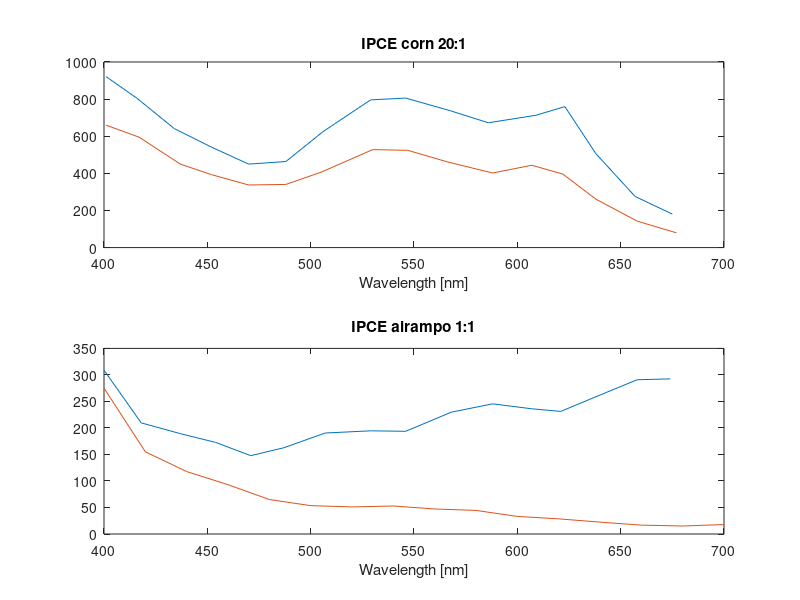

The MATLAB script that drew this image:
clear
close all

%ipce = 1240 j/(Pin*lambda)
a = 0.5*0.5;

%1
%var i microamp
ci1 = [28 29 26.2 25.8 25.4 24.5 26.2 34.2 33.7 27.3 23.2 26.7 24.9 15.3 8.9 5.6];
cj1 = ci1./a; %A/cm2
%nm
cl1 = [401 416 434 452 470 488 506 529 546 568 586 609 623 638 657 675]; 
%uWatt/cm2
cp1 = [37.6 43.0 46.7 52.3 59.6 53.7 41.1 40.3 38.0 32.4 29.2 30.5 26.1 23.5 24.4 22.8];
%e1 = 10 right?

%2
ci2 = [28 28.4 24.0 23.5 23.2 22.4 24.1 31.7 31.9 25.9 22.2 26.0 23.9 14.5 7.9 4.5];
cj2 = ci2./a;
cl2 = [401 417 437 452 470 488 505 530 547 566 588 607 622 638 658 677];
%e1
cp2 = [52.5 56.8 60.6 65.6 72.6 66.9 58.3 56.2 55.2 49.1 46.6 47.9 48.1 43.2 41.8 41.5];

%airampo 1
ai1 = [7.3 7.4 7.5 7.7 7.8 8.0 8.0 8.3 8.4 8.6 8.7 8.9 9.0 9.2 9.3 9.5];
aj1 = ai1./a;
al1 = [400 418 437 454 471 487 507 529 546 568 588 607 621 641 658 674 ];
ap1 = [29.3 41.9 45.0 48.7 55.6 50.1 41.1 40.0 39.4 32.7 29.9 30.8 31.1 27.0 24.1 23.9];

ai2 = [6.5 5.5 4.7 4.2 3.5 2.7 2.2 2.3 2.1 1.7 1.2 1.1 0.9 0.6 0.5 0.6];
aj2 = ai2./a;
al2 = 400:20:700; %[];
ap2 = ap1;

ipce_c1 = 1240*cj1./(cp1.*cl1)*100;
ipce_c2 = 1240*cj2./(cp2.*cl2)*100;
ipce_a1 = 1240*aj1./(ap1.*al1)*100;
ipce_a2 = 1240*aj2./(ap2.*al2)*100;

figure
subplot(2, 1, 1)
plot(cl1, ipce_c1, cl2, ipce_c2)
title('IPCE corn 20:1')
xlabel('Wavelength [nm]')
subplot(2, 1, 2)
plot(al1, ipce_a1, al2, ipce_a2)
title('IPCE airampo 1:1')
xlabel('Wavelength [nm]')